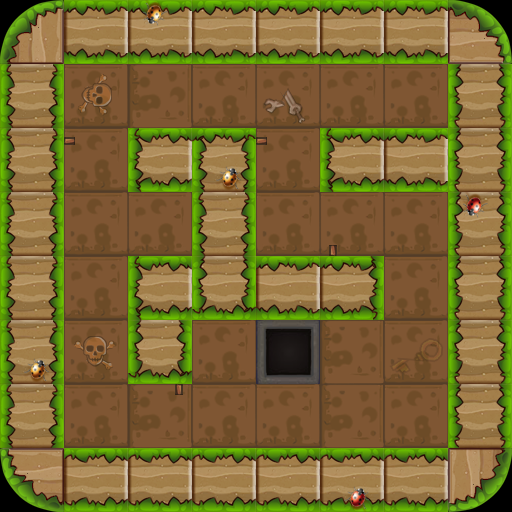

This is a level from a 2D game, rendered from its Tiled map with the project's own tilesets. A one-line summary and the map file follow, with tile-layer data summarised:
An orthogonal 8x8 tile map with 64x64 px tiles, 3 tile layers (bg1, fg1, fg2) and 21 objects (9x wall, 2x enemy, 2x banziL, 2x banzi, fazhen_B, ...).

<map version="1.0" orientation="orthogonal" renderorder="right-down" width="8" height="8" tilewidth="64" tileheight="64">
 <properties>
  <property name="maxStep" value="10" />
 </properties>
 <tileset firstgid="1" name="lv2map" tilewidth="64" tileheight="64">
  <image source="lv2map.png" width="256" height="256" />
 </tileset>
 <layer name="bg1" width="8" height="8">
  <data>[64 cells, 64 non-empty, 3 distinct tile ids]</data>
 </layer>
 <layer name="fg1" width="8" height="8">
  <data>[64 cells, 39 non-empty, 6 distinct tile ids]</data>
 </layer>
 <layer name="fg2" width="8" height="8">
  <data>[64 cells, 9 non-empty, 3 distinct tile ids]</data>
 </layer>
 <objectgroup name="obj1">
  <object name="wall" x="0" y="0" width="64" height="512" />
  <object name="wall" x="448" y="0" width="64" height="512" />
  <object name="wall" x="0" y="0" width="512" height="64" />
  <object name="wall" x="0" y="448" width="512" height="64" />
  <object name="wall" x="128" y="256" width="64" height="128" />
  <object name="wall" x="320" y="128" width="192" height="64" />
  <object name="wall" x="192" y="128" width="64" height="128" />
  <object name="fazhen_B" x="384" y="64" width="64" height="64">
   <properties>
    <property name="target" value="fazhen_A" />
   </properties>
  </object>
  <object name="wall" x="128" y="256" width="256" height="64" />
  <object name="dong" x="256" y="320" width="64" height="64" />
  <object name="key" x="256" y="64" width="64" height="64">
   <properties>
    <property name="active" value="false" />
   </properties>
  </object>
  <object name="wall" x="128" y="128" width="128" height="64" />
  <object name="door" x="192" y="320" width="64" height="64" />
  <object name="player" x="64" y="64" width="64" height="64" />
  <object name="enemy" x="128" y="192" width="64" height="64" />
  <object name="enemy" x="256" y="192" width="64" height="64" />
  <object name="banziL" x="320" y="192" width="13" height="64">
   <properties>
    <property name="isOver" value="false" />
   </properties>
  </object>
  <object name="banzi" x="64" y="128" width="64" height="13" />
  <object name="fazhen_A" x="384" y="192" width="64" height="64">
   <properties>
    <property name="target" value="fazhen_B" />
   </properties>
  </object>
  <object name="banzi" x="256" y="128" width="64" height="13" />
  <object name="banziL" x="179" y="384" width="13" height="64" />
 </objectgroup>
</map>
